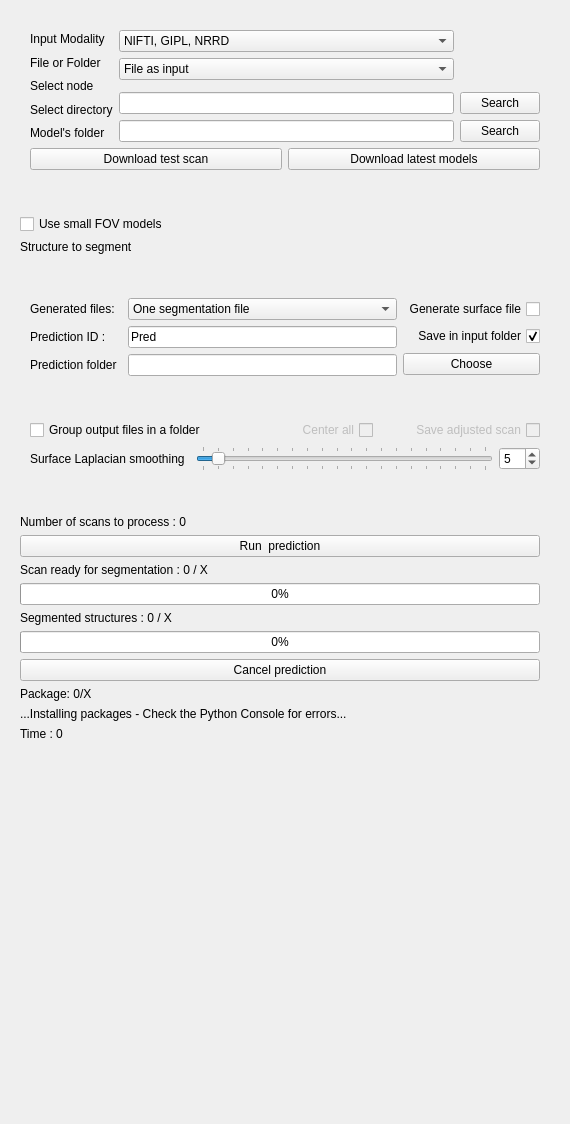
<?xml version="1.0" encoding="UTF-8"?>
<ui version="4.0">
 <class>AMASSS</class>
 <widget class="qMRMLWidget" name="AMASSS">
  <property name="geometry">
   <rect>
    <x>0</x>
    <y>0</y>
    <width>570</width>
    <height>1124</height>
   </rect>
  </property>
  <layout class="QVBoxLayout" name="verticalLayout">
   <item>
    <widget class="ctkCollapsibleButton" name="inputsCollapsibleButton" native="true">
     <property name="text" stdset="0">
      <string>Inputs</string>
     </property>
     <layout class="QVBoxLayout" name="verticalLayout_16">
      <item>
       <layout class="QVBoxLayout" name="verticalLayout_15">
        <property name="leftMargin">
         <number>10</number>
        </property>
        <property name="topMargin">
         <number>10</number>
        </property>
        <property name="rightMargin">
         <number>10</number>
        </property>
        <property name="bottomMargin">
         <number>10</number>
        </property>
        <item>
         <layout class="QHBoxLayout" name="horizontalLayout_4">
          <property name="leftMargin">
           <number>0</number>
          </property>
          <property name="topMargin">
           <number>0</number>
          </property>
          <property name="bottomMargin">
           <number>0</number>
          </property>
          <item>
           <layout class="QVBoxLayout" name="verticalLayout_4">
            <item>
             <widget class="QLabel" name="label_5">
              <property name="text">
               <string>Input Modality</string>
              </property>
             </widget>
            </item>
            <item>
             <widget class="QLabel" name="label">
              <property name="text">
               <string>File or Folder</string>
              </property>
             </widget>
            </item>
            <item>
             <widget class="QLabel" name="label_node_select">
              <property name="text">
               <string>Select node</string>
              </property>
             </widget>
            </item>
            <item>
             <widget class="QLabel" name="label_folder_select">
              <property name="text">
               <string>Select directory</string>
              </property>
             </widget>
            </item>
            <item>
             <widget class="QLabel" name="label_model_select">
              <property name="text">
               <string>Model's folder </string>
              </property>
             </widget>
            </item>
           </layout>
          </item>
          <item>
           <layout class="QVBoxLayout" name="verticalLayout_3">
            <property name="topMargin">
             <number>0</number>
            </property>
            <property name="rightMargin">
             <number>0</number>
            </property>
            <property name="bottomMargin">
             <number>0</number>
            </property>
            <item>
             <widget class="QComboBox" name="InputTypecomboBox">
              <item>
               <property name="text">
                <string>NIFTI, GIPL, NRRD</string>
               </property>
              </item>
              <item>
               <property name="text">
                <string>DICOM</string>
               </property>
              </item>
              <item>
               <property name="text">
                <string>Segmentation</string>
               </property>
              </item>
             </widget>
            </item>
            <item>
             <widget class="QComboBox" name="input_type_select">
              <item>
               <property name="text">
                <string>File as input</string>
               </property>
              </item>
              <item>
               <property name="text">
                <string>Folder as input</string>
               </property>
              </item>
             </widget>
            </item>
            <item>
             <widget class="qMRMLNodeComboBox" name="MRMLNodeComboBox_file" native="true">
              <property name="enabled">
               <bool>true</bool>
              </property>
              <property name="nodeTypes" stdset="0">
               <stringlist>
                <string>vtkMRMLVolumeNode</string>
               </stringlist>
              </property>
             </widget>
            </item>
            <item>
             <widget class="QLineEdit" name="lineEditScanPath"/>
            </item>
            <item>
             <widget class="QLineEdit" name="lineEditModelPath"/>
            </item>
           </layout>
          </item>
          <item>
           <layout class="QVBoxLayout" name="verticalLayout_2">
            <property name="leftMargin">
             <number>0</number>
            </property>
            <property name="topMargin">
             <number>0</number>
            </property>
            <property name="rightMargin">
             <number>0</number>
            </property>
            <property name="bottomMargin">
             <number>0</number>
            </property>
            <item>
             <widget class="QLabel" name="emptyLabelNodeSelect">
              <property name="text">
               <string/>
              </property>
             </widget>
            </item>
            <item>
             <widget class="QLabel" name="label_7">
              <property name="text">
               <string/>
              </property>
             </widget>
            </item>
            <item>
             <widget class="QPushButton" name="SearchScanFolder">
              <property name="enabled">
               <bool>true</bool>
              </property>
              <property name="text">
               <string>Search</string>
              </property>
             </widget>
            </item>
            <item>
             <widget class="QPushButton" name="SearchModelFolder">
              <property name="text">
               <string>Search</string>
              </property>
             </widget>
            </item>
           </layout>
          </item>
         </layout>
        </item>
        <item>
         <layout class="QHBoxLayout" name="horizontalLayout_2">
          <property name="topMargin">
           <number>0</number>
          </property>
          <item>
           <widget class="QPushButton" name="DownloadScanButton">
            <property name="toolTip">
             <string>Initiate download of a test scan (~ 100MB) using an URL opened in default system browser</string>
            </property>
            <property name="text">
             <string>Download test scan</string>
            </property>
           </widget>
          </item>
          <item>
           <widget class="QPushButton" name="DownloadButton">
            <property name="toolTip">
             <string>Initiate download of the trained model (&gt; 1GB) using an URL opened in default system browser</string>
            </property>
            <property name="text">
             <string>Download latest models</string>
            </property>
           </widget>
          </item>
         </layout>
        </item>
       </layout>
      </item>
     </layout>
    </widget>
   </item>
   <item>
    <widget class="ctkCollapsibleButton" name="optionCollapsibleButton" native="true">
     <property name="text" stdset="0">
      <string>Segmentation selection</string>
     </property>
     <layout class="QFormLayout" name="formLayout_1">
      <item row="0" column="0" colspan="2">
       <layout class="QVBoxLayout" name="OptionVLayout">
        <property name="leftMargin">
         <number>0</number>
        </property>
        <property name="topMargin">
         <number>10</number>
        </property>
        <property name="rightMargin">
         <number>10</number>
        </property>
        <property name="bottomMargin">
         <number>10</number>
        </property>
        <item>
         <widget class="QCheckBox" name="smallFOVCheckBox">
          <property name="text">
           <string>Use small FOV models</string>
          </property>
         </widget>
        </item>
        <item>
         <widget class="QLabel" name="label_6">
          <property name="text">
           <string>Structure to segment</string>
          </property>
         </widget>
        </item>
       </layout>
      </item>
     </layout>
    </widget>
   </item>
   <item>
    <widget class="ctkCollapsibleButton" name="outputsCollapsibleButton" native="true">
     <property name="text" stdset="0">
      <string>Outputs</string>
     </property>
     <layout class="QVBoxLayout" name="verticalLayout_9">
      <item>
       <layout class="QVBoxLayout" name="verticalLayout_8">
        <property name="leftMargin">
         <number>10</number>
        </property>
        <property name="topMargin">
         <number>10</number>
        </property>
        <property name="rightMargin">
         <number>10</number>
        </property>
        <property name="bottomMargin">
         <number>10</number>
        </property>
        <item>
         <layout class="QHBoxLayout" name="horizontalLayout">
          <property name="topMargin">
           <number>0</number>
          </property>
         </layout>
        </item>
        <item>
         <layout class="QHBoxLayout" name="horizontalLayout_6">
          <property name="topMargin">
           <number>0</number>
          </property>
          <item>
           <layout class="QVBoxLayout" name="verticalLayout_11">
            <property name="topMargin">
             <number>0</number>
            </property>
            <property name="rightMargin">
             <number>5</number>
            </property>
            <item>
             <widget class="QLabel" name="label_2">
              <property name="text">
               <string>Generated files:</string>
              </property>
             </widget>
            </item>
            <item>
             <widget class="QLabel" name="label_9">
              <property name="toolTip">
               <string>Choose the ID that wil be added in the folder name.</string>
              </property>
              <property name="text">
               <string>Prediction ID :</string>
              </property>
             </widget>
            </item>
            <item>
             <widget class="QLabel" name="PredictFolderLabel">
              <property name="toolTip">
               <string>Path to the output folder</string>
              </property>
              <property name="text">
               <string>Prediction folder</string>
              </property>
             </widget>
            </item>
           </layout>
          </item>
          <item>
           <layout class="QVBoxLayout" name="verticalLayout_12">
            <item>
             <widget class="QComboBox" name="OutputTypecomboBox">
              <item>
               <property name="text">
                <string>One segmentation file</string>
               </property>
              </item>
              <item>
               <property name="text">
                <string>Separated segmentations</string>
               </property>
              </item>
              <item>
               <property name="text">
                <string>Separated + Merged</string>
               </property>
              </item>
             </widget>
            </item>
            <item>
             <widget class="QLineEdit" name="SaveId">
              <property name="toolTip">
               <string>Choose the ID that wil be added in the folder name.</string>
              </property>
              <property name="text">
               <string extracomment="pred">Pred</string>
              </property>
             </widget>
            </item>
            <item>
             <widget class="QLineEdit" name="SaveFolderLineEdit">
              <property name="enabled">
               <bool>true</bool>
              </property>
             </widget>
            </item>
           </layout>
          </item>
          <item>
           <layout class="QVBoxLayout" name="verticalLayout_14">
            <property name="rightMargin">
             <number>0</number>
            </property>
            <item>
             <widget class="QCheckBox" name="checkBoxSurfaceSelect">
              <property name="toolTip">
               <string>Generate the .vtf files associated with the previously generated segmentations.</string>
              </property>
              <property name="layoutDirection">
               <enum>Qt::LayoutDirection::RightToLeft</enum>
              </property>
              <property name="text">
               <string>Generate surface file</string>
              </property>
              <property name="checked">
               <bool>false</bool>
              </property>
             </widget>
            </item>
            <item>
             <widget class="QCheckBox" name="SavePredictCheckBox">
              <property name="layoutDirection">
               <enum>Qt::LayoutDirection::RightToLeft</enum>
              </property>
              <property name="text">
               <string>Save in input folder</string>
              </property>
              <property name="checked">
               <bool>true</bool>
              </property>
             </widget>
            </item>
            <item>
             <widget class="QPushButton" name="SearchSaveFolder">
              <property name="enabled">
               <bool>true</bool>
              </property>
              <property name="text">
               <string>Choose</string>
              </property>
             </widget>
            </item>
           </layout>
          </item>
         </layout>
        </item>
       </layout>
      </item>
     </layout>
    </widget>
   </item>
   <item>
    <widget class="ctkCollapsibleButton" name="outputsCollapsibleButton" native="true">
     <property name="text" stdset="0">
      <string>Advanced</string>
     </property>
     <layout class="QVBoxLayout" name="verticalLayout_9">
      <item>
       <layout class="QVBoxLayout" name="verticalLayout_8">
        <property name="leftMargin">
         <number>10</number>
        </property>
        <property name="topMargin">
         <number>10</number>
        </property>
        <property name="rightMargin">
         <number>10</number>
        </property>
        <property name="bottomMargin">
         <number>10</number>
        </property>
        <item>
         <layout class="QHBoxLayout" name="horizontalLayout">
          <property name="topMargin">
           <number>0</number>
          </property>
          <item>
           <widget class="QCheckBox" name="saveInFolder">
            <property name="text">
             <string>Group output files in a folder</string>
            </property>
           </widget>
          </item>
          <item>
           <widget class="QCheckBox" name="CenterAllCheckBox">
            <property name="enabled">
             <bool>false</bool>
            </property>
            <property name="toolTip">
             <string>Center the origin of all the files.</string>
            </property>
            <property name="layoutDirection">
             <enum>Qt::LayoutDirection::RightToLeft</enum>
            </property>
            <property name="text">
             <string>Center all</string>
            </property>
            <property name="checked">
             <bool>false</bool>
            </property>
           </widget>
          </item>
          <item>
           <widget class="QCheckBox" name="SaveAdjustedCheckBox">
            <property name="enabled">
             <bool>false</bool>
            </property>
            <property name="toolTip">
             <string>&lt;html&gt;&lt;head/&gt;&lt;body&gt;&lt;p&gt;Save the scan with contrast adjustment.&lt;/p&gt;&lt;/body&gt;&lt;/html&gt;</string>
            </property>
            <property name="layoutDirection">
             <enum>Qt::LayoutDirection::RightToLeft</enum>
            </property>
            <property name="text">
             <string>Save adjusted scan</string>
            </property>
            <property name="checked">
             <bool>false</bool>
            </property>
           </widget>
          </item>
         </layout>
        </item>
        <item>
         <layout class="QHBoxLayout" name="horizontalLayout_6">
          <property name="topMargin">
           <number>0</number>
          </property>
          <item>
           <layout class="QVBoxLayout" name="verticalLayout_11">
            <property name="topMargin">
             <number>0</number>
            </property>
            <property name="rightMargin">
             <number>5</number>
            </property>
            <item>
             <widget class="QLabel" name="labelSmoothing">
              <property name="toolTip">
               <string>&lt;html&gt;&lt;head/&gt;&lt;body&gt;&lt;p&gt;Smoothing factor to apply to the generated .vtk surface.&lt;/p&gt;&lt;/body&gt;&lt;/html&gt;</string>
              </property>
              <property name="text">
               <string>Surface Laplacian smoothing</string>
              </property>
             </widget>
            </item>
            <item>
             <layout class="QVBoxLayout" name="verticalLayout_5"/>
            </item>
           </layout>
          </item>
          <item>
           <layout class="QVBoxLayout" name="verticalLayout_12">
            <item>
             <widget class="QSlider" name="horizontalSliderSmoothing">
              <property name="toolTip">
               <string>Smoothing factor to apply to the generated .vtk surface.</string>
              </property>
              <property name="maximum">
               <number>95</number>
              </property>
              <property name="singleStep">
               <number>5</number>
              </property>
              <property name="pageStep">
               <number>1</number>
              </property>
              <property name="value">
               <number>5</number>
              </property>
              <property name="orientation">
               <enum>Qt::Orientation::Horizontal</enum>
              </property>
              <property name="tickPosition">
               <enum>QSlider::TickPosition::TicksBothSides</enum>
              </property>
             </widget>
            </item>
           </layout>
          </item>
          <item>
           <layout class="QVBoxLayout" name="verticalLayout_14">
            <property name="rightMargin">
             <number>0</number>
            </property>
            <item>
             <widget class="QSpinBox" name="spinBoxSmoothing">
              <property name="toolTip">
               <string>Smoothing factor to apply to the generated .vtk surface.</string>
              </property>
              <property name="value">
               <number>5</number>
              </property>
             </widget>
            </item>
            <item>
             <layout class="QVBoxLayout" name="verticalLayout_10"/>
            </item>
           </layout>
          </item>
         </layout>
        </item>
       </layout>
      </item>
     </layout>
    </widget>
   </item>
   <item>
    <widget class="ctkCollapsibleButton" name="optionCollapsibleButton" native="true">
     <property name="text" stdset="0">
      <string>Compute</string>
     </property>
     <layout class="QFormLayout" name="formLayout_1">
      <item row="0" column="0" colspan="2">
       <layout class="QVBoxLayout" name="OptionVLayout">
        <property name="leftMargin">
         <number>0</number>
        </property>
        <property name="topMargin">
         <number>10</number>
        </property>
        <property name="rightMargin">
         <number>10</number>
        </property>
        <property name="bottomMargin">
         <number>10</number>
        </property>
        <item>
         <widget class="QLabel" name="PrePredInfo">
          <property name="text">
           <string>Number of scans to process : 0</string>
          </property>
         </widget>
        </item>
        <item>
         <widget class="QPushButton" name="PredictionButton">
          <property name="enabled">
           <bool>true</bool>
          </property>
          <property name="toolTip">
           <string>Run the algorithm.</string>
          </property>
          <property name="text">
           <string>Run  prediction</string>
          </property>
         </widget>
        </item>
        <item>
         <widget class="QLabel" name="PredScanLabel">
          <property name="text">
           <string>Scan ready for segmentation : 0 / X</string>
          </property>
         </widget>
        </item>
        <item>
         <widget class="QProgressBar" name="PredScanProgressBar">
          <property name="value">
           <number>0</number>
          </property>
         </widget>
        </item>
        <item>
         <widget class="QLabel" name="PredSegLabel">
          <property name="text">
           <string>Segmented structures : 0 / X</string>
          </property>
         </widget>
        </item>
        <item>
         <widget class="QProgressBar" name="PredSegProgressBar">
          <property name="value">
           <number>0</number>
          </property>
         </widget>
        </item>
        <item>
         <widget class="QPushButton" name="CancelButton">
          <property name="enabled">
           <bool>true</bool>
          </property>
          <property name="text">
           <string>Cancel prediction</string>
          </property>
         </widget>
        </item>
        <item>
         <widget class="QLabel" name="nb_package">
          <property name="text">
           <string>Package: 0/X</string>
          </property>
         </widget>
        </item>
        <item>
         <widget class="QLabel" name="label_installation">
          <property name="text">
           <string>...Installing packages - Check the Python Console for errors...</string>
          </property>
         </widget>
        </item>
        <item>
         <widget class="QLabel" name="TimerLabel">
          <property name="text">
           <string>Time : 0</string>
          </property>
         </widget>
        </item>
       </layout>
      </item>
     </layout>
    </widget>
   </item>
   <item>
    <spacer name="verticalSpacer">
     <property name="orientation">
      <enum>Qt::Orientation::Vertical</enum>
     </property>
     <property name="sizeHint" stdset="0">
      <size>
       <width>20</width>
       <height>40</height>
      </size>
     </property>
    </spacer>
   </item>
  </layout>
 </widget>
 <customwidgets>
  <customwidget>
   <class>ctkCollapsibleButton</class>
   <extends>QWidget</extends>
   <header>ctkCollapsibleButton.h</header>
   <container>1</container>
  </customwidget>
  <customwidget>
   <class>qMRMLNodeComboBox</class>
   <extends>QWidget</extends>
   <header>qMRMLNodeComboBox.h</header>
  </customwidget>
  <customwidget>
   <class>qMRMLWidget</class>
   <extends>QWidget</extends>
   <header>qMRMLWidget.h</header>
   <container>1</container>
  </customwidget>
 </customwidgets>
 <resources/>
 <connections/>
</ui>
